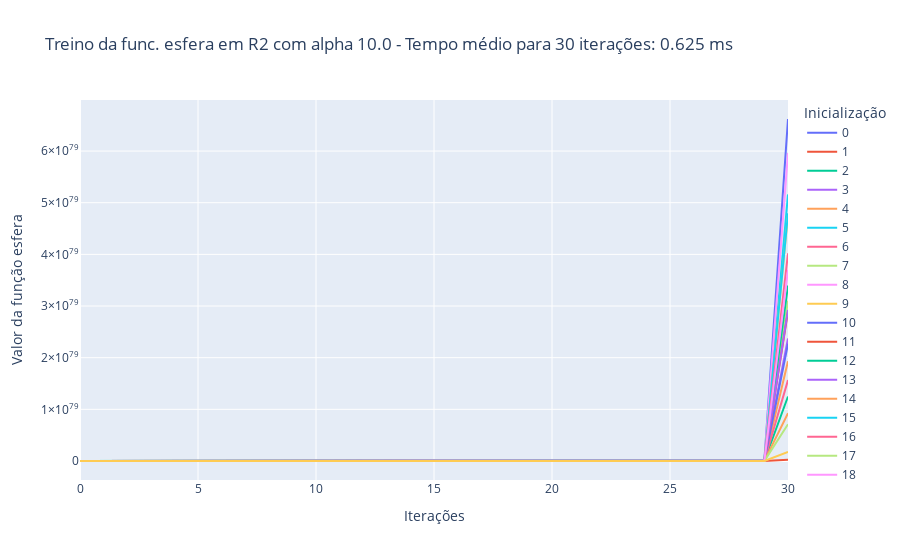

The code cell stored with this chart in its notebook:
### Markdown cell above
Caso 1.3: $\alpha$ = 10, treinamento por 30 iterações

### Code cell
treina_gradiente(1e1, 2, 'esfera', 30)

### Figure 1 — Plotly figure (JSON) as saved in the notebook; plotly's stock layout.template omitted (floating-point values rounded to 4 significant figures)
{"data": [{"hovertemplate": "variable=0<br>index=%{x}<br>value=%{y}<extra></extra>", "legendgroup": "0", "line": {"color": "#636efa", "dash": "solid"}, "marker": {"symbol": "circle"}, "mode": "lines", "name": "0", "orientation": "v", "showlegend": true, "type": "scatter", "x": [0, 1, 2, 3, 4, 5, 6, 7, 8, 9, 10, 11, 12, 13, 14, 15, 16, 17, 18, 19, 20, 21, 22, 23, 24, 25, 26, 27, 28, 29, 30], "xaxis": "x", "y": [1246.0, 450000.0, 162400000.0, 58640000000.0, 21170000000000.0, 7642055318565904, 2758781970002291700, 995920291170827500000, 3.595e+23, 1.298e+26, 4.685e+28, 1.691e+31, 6.106e+33, 2.204e+36, 7.957e+38, 2.873e+41, 1.037e+44, 3.744e+46, 1.351e+49, 4.879e+51, 1.761e+54, 6.358e+56, 2.295e+59, 8.286e+61, 2.991e+64, 1.08e+67, 3.898e+69, 1.407e+72, 5.08e+74, 1.834e+77, 6.62e+79], "yaxis": "y"}, {"hovertemplate": "variable=1<br>index=%{x}<br>value=%{y}<extra></extra>", "legendgroup": "1", "line": {"color": "#EF553B", "dash": "solid"}, "marker": {"symbol": "circle"}, "mode": "lines", "name": "1", "orientation": "v", "showlegend": true, "type": "scatter", "x": [0, 1, 2, 3, 4, 5, 6, 7, 8, 9, 10, 11, 12, 13, 14, 15, 16, 17, 18, 19, 20, 21, 22, 23, 24, 25, 26, 27, 28, 29, 30], "xaxis": "x", "y": [4.929, 1779.0, 642300.0, 231900000.0, 83710000000.0, 30220000000000.0, 10908856107456402, 3938097054791761400, 1.422e+21, 5.132e+23, 1.853e+26, 6.688e+28, 2.414e+31, 8.716e+33, 3.147e+36, 1.136e+39, 4.101e+41, 1.48e+44, 5.344e+46, 1.929e+49, 6.964e+51, 2.514e+54, 9.076e+56, 3.276e+59, 1.183e+62, 4.27e+64, 1.541e+67, 5.565e+69, 2.009e+72, 7.252e+74, 2.618e+77], "yaxis": "y"}, {"hovertemplate": "variable=2<br>index=%{x}<br>value=%{y}<extra></extra>", "legendgroup": "2", "line": {"color": "#00cc96", "dash": "solid"}, "marker": {"symbol": "circle"}, "mode": "lines", "name": "2", "orientation": "v", "showlegend": true, "type": "scatter", "x": [0, 1, 2, 3, 4, 5, 6, 7, 8, 9, 10, 11, 12, 13, 14, 15, 16, 17, 18, 19, 20, 21, 22, 23, 24, 25, 26, 27, 28, 29, 30], "xaxis": "x", "y": [235.2, 84900.0, 30650000.0, 11060000000.0, 3994000000000.0, 1441847875975726, 520507083227237100, 187903057045032600000, 6.783e+22, 2.449e+25, 8.84e+27, 3.191e+30, 1.152e+33, 4.159e+35, 1.501e+38, 5.42e+40, 1.957e+43, 7.063e+45, 2.55e+48, 9.205e+50, 3.323e+53, 1.2e+56, 4.331e+58, 1.563e+61, 5.644e+63, 2.037e+66, 7.355e+68, 2.655e+71, 9.585e+73, 3.46e+76, 1.249e+79], "yaxis": "y"}, {"hovertemplate": "variable=3<br>index=%{x}<br>value=%{y}<extra></extra>", "legendgroup": "3", "line": {"color": "#ab63fa", "dash": "solid"}, "marker": {"symbol": "circle"}, "mode": "lines", "name": "3", "orientation": "v", "showlegend": true, "type": "scatter", "x": [0, 1, 2, 3, 4, 5, 6, 7, 8, 9, 10, 11, 12, 13, 14, 15, 16, 17, 18, 19, 20, 21, 22, 23, 24, 25, 26, 27, 28, 29, 30], "xaxis": "x", "y": [446.5, 161200.0, 58180000.0, 21000000000.0, 7583000000000.0, 2737000000000000.0, 988180992347285600, 356733338237370100000, 1.288e+23, 4.649e+25, 1.678e+28, 6.059e+30, 2.187e+33, 7.896e+35, 2.85e+38, 1.029e+41, 3.715e+43, 1.341e+46, 4.841e+48, 1.748e+51, 6.309e+53, 2.277e+56, 8.222e+58, 2.968e+61, 1.071e+64, 3.868e+66, 1.396e+69, 5.041e+71, 1.82e+74, 6.569e+76, 2.371e+79], "yaxis": "y"}, {"hovertemplate": "variable=4<br>index=%{x}<br>value=%{y}<extra></extra>", "legendgroup": "4", "line": {"color": "#FFA15A", "dash": "solid"}, "marker": {"symbol": "circle"}, "mode": "lines", "name": "4", "orientation": "v", "showlegend": true, "type": "scatter", "x": [0, 1, 2, 3, 4, 5, 6, 7, 8, 9, 10, 11, 12, 13, 14, 15, 16, 17, 18, 19, 20, 21, 22, 23, 24, 25, 26, 27, 28, 29, 30], "xaxis": "x", "y": [363.8, 131300.0, 47410000.0, 17110000000.0, 6178011226221, 2230000000000000.0, 805124601012346900, 290649980965457230000, 1.049e+23, 3.788e+25, 1.367e+28, 4.936e+30, 1.782e+33, 6.433e+35, 2.322e+38, 8.384e+40, 3.026e+43, 1.093e+46, 3.944e+48, 1.424e+51, 5.14e+53, 1.856e+56, 6.699e+58, 2.418e+61, 8.73e+63, 3.151e+66, 1.138e+69, 4.107e+71, 1.483e+74, 5.352e+76, 1.932e+79], "yaxis": "y"}, {"hovertemplate": "variable=5<br>index=%{x}<br>value=%{y}<extra></extra>", "legendgroup": "5", "line": {"color": "#19d3f3", "dash": "solid"}, "marker": {"symbol": "circle"}, "mode": "lines", "name": "5", "orientation": "v", "showlegend": true, "type": "scatter", "x": [0, 1, 2, 3, 4, 5, 6, 7, 8, 9, 10, 11, 12, 13, 14, 15, 16, 17, 18, 19, 20, 21, 22, 23, 24, 25, 26, 27, 28, 29, 30], "xaxis": "x", "y": [971.4, 350700.0, 126600000.0, 45700000000.0, 16500000000000.0, 5955994212262774, 2150113910626861600, 776191121736297000000, 2.802e+23, 1.012e+26, 3.652e+28, 1.318e+31, 4.759e+33, 1.718e+36, 6.202e+38, 2.239e+41, 8.082e+43, 2.918e+46, 1.053e+49, 3.802e+51, 1.373e+54, 4.955e+56, 1.789e+59, 6.458e+61, 2.331e+64, 8.416e+66, 3.038e+69, 1.097e+72, 3.959e+74, 1.429e+77, 5.16e+79], "yaxis": "y"}, {"hovertemplate": "variable=6<br>index=%{x}<br>value=%{y}<extra></extra>", "legendgroup": "6", "line": {"color": "#FF6692", "dash": "solid"}, "marker": {"symbol": "circle"}, "mode": "lines", "name": "6", "orientation": "v", "showlegend": true, "type": "scatter", "x": [0, 1, 2, 3, 4, 5, 6, 7, 8, 9, 10, 11, 12, 13, 14, 15, 16, 17, 18, 19, 20, 21, 22, 23, 24, 25, 26, 27, 28, 29, 30], "xaxis": "x", "y": [294.8, 106400.0, 38420000.0, 13870000000.0, 5007000000000.0, 1808000000000000.0, 652574722857707000, 235579474951632220000, 8.504e+22, 3.07e+25, 1.108e+28, 4.001e+30, 1.444e+33, 5.214e+35, 1.882e+38, 6.795e+40, 2.453e+43, 8.855e+45, 3.197e+48, 1.154e+51, 4.166e+53, 1.504e+56, 5.429e+58, 1.96e+61, 7.076e+63, 2.554e+66, 9.221e+68, 3.329e+71, 1.202e+74, 4.338e+76, 1.566e+79], "yaxis": "y"}, {"hovertemplate": "variable=7<br>index=%{x}<br>value=%{y}<extra></extra>", "legendgroup": "7", "line": {"color": "#B6E880", "dash": "solid"}, "marker": {"symbol": "circle"}, "mode": "lines", "name": "7", "orientation": "v", "showlegend": true, "type": "scatter", "x": [0, 1, 2, 3, 4, 5, 6, 7, 8, 9, 10, 11, 12, 13, 14, 15, 16, 17, 18, 19, 20, 21, 22, 23, 24, 25, 26, 27, 28, 29, 30], "xaxis": "x", "y": [584.2, 210900.0, 76130000.0, 27480000000.0, 9922000000000.0, 3582000000000000.0, 1292986051051395600, 466767964429553900000, 1.685e+23, 6.083e+25, 2.196e+28, 7.927e+30, 2.862e+33, 1.033e+36, 3.73e+38, 1.346e+41, 4.86e+43, 1.755e+46, 6.334e+48, 2.287e+51, 8.255e+53, 2.98e+56, 1.076e+59, 3.883e+61, 1.402e+64, 5.061e+66, 1.827e+69, 6.595e+71, 2.381e+74, 8.595e+76, 3.103e+79], "yaxis": "y"}, {"hovertemplate": "variable=8<br>index=%{x}<br>value=%{y}<extra></extra>", "legendgroup": "8", "line": {"color": "#FF97FF", "dash": "solid"}, "marker": {"symbol": "circle"}, "mode": "lines", "name": "8", "orientation": "v", "showlegend": true, "type": "scatter", "x": [0, 1, 2, 3, 4, 5, 6, 7, 8, 9, 10, 11, 12, 13, 14, 15, 16, 17, 18, 19, 20, 21, 22, 23, 24, 25, 26, 27, 28, 29, 30], "xaxis": "x", "y": [1123.0, 405300.0, 146300000.0, 52810000000.0, 19070000000000.0, 6882817364562956, 2484697068607227400, 896975641767209100000, 3.238e+23, 1.169e+26, 4.22e+28, 1.523e+31, 5.499e+33, 1.985e+36, 7.167e+38, 2.587e+41, 9.34e+43, 3.372e+46, 1.217e+49, 4.394e+51, 1.586e+54, 5.726e+56, 2.067e+59, 7.463e+61, 2.694e+64, 9.725e+66, 3.511e+69, 1.267e+72, 4.575e+74, 1.652e+77, 5.963e+79], "yaxis": "y"}, {"hovertemplate": "variable=9<br>index=%{x}<br>value=%{y}<extra></extra>", "legendgroup": "9", "line": {"color": "#FECB52", "dash": "solid"}, "marker": {"symbol": "circle"}, "mode": "lines", "name": "9", "orientation": "v", "showlegend": true, "type": "scatter", "x": [0, 1, 2, 3, 4, 5, 6, 7, 8, 9, 10, 11, 12, 13, 14, 15, 16, 17, 18, 19, 20, 21, 22, 23, 24, 25, 26, 27, 28, 29, 30], "xaxis": "x", "y": [899.4, 324700.0, 117200000.0, 42310000000.0, 15270000000000.0, 5514011209997330, 1990558046809035800, 718591454898061800000, 2.594e+23, 9.365e+25, 3.381e+28, 1.22e+31, 4.406e+33, 1.59e+36, 5.742e+38, 2.073e+41, 7.483e+43, 2.701e+46, 9.751e+48, 3.52e+51, 1.271e+54, 4.588e+56, 1.656e+59, 5.979e+61, 2.158e+64, 7.791e+66, 2.813e+69, 1.015e+72, 3.666e+74, 1.323e+77, 4.777e+79], "yaxis": "y"}, {"hovertemplate": "variable=10<br>index=%{x}<br>value=%{y}<extra></extra>", "legendgroup": "10", "line": {"color": "#636efa", "dash": "solid"}, "marker": {"symbol": "circle"}, "mode": "lines", "name": "10", "orientation": "v", "showlegend": true, "type": "scatter", "x": [0, 1, 2, 3, 4, 5, 6, 7, 8, 9, 10, 11, 12, 13, 14, 15, 16, 17, 18, 19, 20, 21, 22, 23, 24, 25, 26, 27, 28, 29, 30], "xaxis": "x", "y": [426.9, 154100.0, 55630000.0, 20080000000.0, 7250000000000.0, 2617202288519361, 944810026155489500, 341076419442131700000, 1.231e+23, 4.445e+25, 1.605e+28, 5.793e+30, 2.091e+33, 7.549e+35, 2.725e+38, 9.838e+40, 3.552e+43, 1.282e+46, 4.628e+48, 1.671e+51, 6.032e+53, 2.177e+56, 7.861e+58, 2.838e+61, 1.024e+64, 3.698e+66, 1.335e+69, 4.819e+71, 1.74e+74, 6.281e+76, 2.267e+79], "yaxis": "y"}, {"hovertemplate": "variable=11<br>index=%{x}<br>value=%{y}<extra></extra>", "legendgroup": "11", "line": {"color": "#EF553B", "dash": "solid"}, "marker": {"symbol": "circle"}, "mode": "lines", "name": "11", "orientation": "v", "showlegend": true, "type": "scatter", "x": [0, 1, 2, 3, 4, 5, 6, 7, 8, 9, 10, 11, 12, 13, 14, 15, 16, 17, 18, 19, 20, 21, 22, 23, 24, 25, 26, 27, 28, 29, 30], "xaxis": "x", "y": [545.9, 197100.0, 71140000.0, 25680000000.0, 9271000000000.0, 3347000000000000.0, 1208148308468527900, 436141539357138550000, 1.574e+23, 5.684e+25, 2.052e+28, 7.407e+30, 2.674e+33, 9.653e+35, 3.485e+38, 1.258e+41, 4.541e+43, 1.639e+46, 5.918e+48, 2.137e+51, 7.713e+53, 2.784e+56, 1.005e+59, 3.629e+61, 1.31e+64, 4.729e+66, 1.707e+69, 6.163e+71, 2.225e+74, 8.031e+76, 2.899e+79], "yaxis": "y"}, {"hovertemplate": "variable=12<br>index=%{x}<br>value=%{y}<extra></extra>", "legendgroup": "12", "line": {"color": "#00cc96", "dash": "solid"}, "marker": {"symbol": "circle"}, "mode": "lines", "name": "12", "orientation": "v", "showlegend": true, "type": "scatter", "x": [0, 1, 2, 3, 4, 5, 6, 7, 8, 9, 10, 11, 12, 13, 14, 15, 16, 17, 18, 19, 20, 21, 22, 23, 24, 25, 26, 27, 28, 29, 30], "xaxis": "x", "y": [639.5, 230900.0, 83340000.0, 30090000000.0, 10860000000000.0, 3920896459575673, 1415443621906817800, 510975147508361300000, 1.845e+23, 6.659e+25, 2.404e+28, 8.678e+30, 3.133e+33, 1.131e+36, 4.083e+38, 1.474e+41, 5.321e+43, 1.921e+46, 6.934e+48, 2.503e+51, 9.036e+53, 3.262e+56, 1.178e+59, 4.251e+61, 1.535e+64, 5.54e+66, 2e+69, 7.22e+71, 2.606e+74, 9.409e+76, 3.397e+79], "yaxis": "y"}, {"hovertemplate": "variable=13<br>index=%{x}<br>value=%{y}<extra></extra>", "legendgroup": "13", "line": {"color": "#ab63fa", "dash": "solid"}, "marker": {"symbol": "circle"}, "mode": "lines", "name": "13", "orientation": "v", "showlegend": true, "type": "scatter", "x": [0, 1, 2, 3, 4, 5, 6, 7, 8, 9, 10, 11, 12, 13, 14, 15, 16, 17, 18, 19, 20, 21, 22, 23, 24, 25, 26, 27, 28, 29, 30], "xaxis": "x", "y": [551.0, 198900.0, 71800000.0, 25920000000.0, 9358000000000.0, 3378000000000000.0, 1219485931019787800, 440234421098143400000, 1.589e+23, 5.737e+25, 2.071e+28, 7.477e+30, 2.699e+33, 9.744e+35, 3.518e+38, 1.27e+41, 4.584e+43, 1.655e+46, 5.974e+48, 2.157e+51, 7.785e+53, 2.811e+56, 1.015e+59, 3.663e+61, 1.322e+64, 4.773e+66, 1.723e+69, 6.221e+71, 2.246e+74, 8.107e+76, 2.927e+79], "yaxis": "y"}, {"hovertemplate": "variable=14<br>index=%{x}<br>value=%{y}<extra></extra>", "legendgroup": "14", "line": {"color": "#FFA15A", "dash": "solid"}, "marker": {"symbol": "circle"}, "mode": "lines", "name": "14", "orientation": "v", "showlegend": true, "type": "scatter", "x": [0, 1, 2, 3, 4, 5, 6, 7, 8, 9, 10, 11, 12, 13, 14, 15, 16, 17, 18, 19, 20, 21, 22, 23, 24, 25, 26, 27, 28, 29, 30], "xaxis": "x", "y": [174.5, 62980.0, 22740000.0, 8208000000.0, 2963000000000.0, 1070000000000000.0, 386158351001951900, 139403164711704660000, 5.032e+22, 1.817e+25, 6.558e+27, 2.368e+30, 8.547e+32, 3.085e+35, 1.114e+38, 4.021e+40, 1.452e+43, 5.24e+45, 1.892e+48, 6.829e+50, 2.465e+53, 8.9e+55, 3.213e+58, 1.16e+61, 4.187e+63, 1.511e+66, 5.456e+68, 1.97e+71, 7.111e+73, 2.567e+76, 9.267e+78], "yaxis": "y"}, {"hovertemplate": "variable=15<br>index=%{x}<br>value=%{y}<extra></extra>", "legendgroup": "15", "line": {"color": "#19d3f3", "dash": "solid"}, "marker": {"symbol": "circle"}, "mode": "lines", "name": "15", "orientation": "v", "showlegend": true, "type": "scatter", "x": [0, 1, 2, 3, 4, 5, 6, 7, 8, 9, 10, 11, 12, 13, 14, 15, 16, 17, 18, 19, 20, 21, 22, 23, 24, 25, 26, 27, 28, 29, 30], "xaxis": "x", "y": [902.9, 326000.0, 117700000.0, 42480000000.0, 15330000000000.0, 5535934229216330, 1998472256747094300, 721448484685700900000, 2.604e+23, 9.402e+25, 3.394e+28, 1.225e+31, 4.423e+33, 1.597e+36, 5.764e+38, 2.081e+41, 7.512e+43, 2.712e+46, 9.79e+48, 3.534e+51, 1.276e+54, 4.606e+56, 1.663e+59, 6.002e+61, 2.167e+64, 7.822e+66, 2.824e+69, 1.019e+72, 3.68e+74, 1.329e+77, 4.796e+79], "yaxis": "y"}, {"hovertemplate": "variable=16<br>index=%{x}<br>value=%{y}<extra></extra>", "legendgroup": "16", "line": {"color": "#FF6692", "dash": "solid"}, "marker": {"symbol": "circle"}, "mode": "lines", "name": "16", "orientation": "v", "showlegend": true, "type": "scatter", "x": [0, 1, 2, 3, 4, 5, 6, 7, 8, 9, 10, 11, 12, 13, 14, 15, 16, 17, 18, 19, 20, 21, 22, 23, 24, 25, 26, 27, 28, 29, 30], "xaxis": "x", "y": [756.7, 273200.0, 98620000.0, 35600000000.0, 12850000000000.0, 4639537253339074, 1674872948455405600, 604629134392401500000, 2.183e+23, 7.88e+25, 2.845e+28, 1.027e+31, 3.707e+33, 1.338e+36, 4.831e+38, 1.744e+41, 6.296e+43, 2.273e+46, 8.205e+48, 2.962e+51, 1.069e+54, 3.86e+56, 1.393e+59, 5.03e+61, 1.816e+64, 6.556e+66, 2.367e+69, 8.543e+71, 3.084e+74, 1.113e+77, 4.019e+79], "yaxis": "y"}, {"hovertemplate": "variable=17<br>index=%{x}<br>value=%{y}<extra></extra>", "legendgroup": "17", "line": {"color": "#B6E880", "dash": "solid"}, "marker": {"symbol": "circle"}, "mode": "lines", "name": "17", "orientation": "v", "showlegend": true, "type": "scatter", "x": [0, 1, 2, 3, 4, 5, 6, 7, 8, 9, 10, 11, 12, 13, 14, 15, 16, 17, 18, 19, 20, 21, 22, 23, 24, 25, 26, 27, 28, 29, 30], "xaxis": "x", "y": [134.0, 48370.0, 17460000.0, 6303000000.0, 2276000000000.0, 821460142070712, 296547111287527040, 107053507174797210000, 3.865e+22, 1.395e+25, 5.036e+27, 1.818e+30, 6.564e+32, 2.369e+35, 8.554e+37, 3.088e+40, 1.115e+43, 4.024e+45, 1.453e+48, 5.244e+50, 1.893e+53, 6.834e+55, 2.467e+58, 8.907e+60, 3.215e+63, 1.161e+66, 4.19e+68, 1.513e+71, 5.461e+73, 1.971e+76, 7.117e+78], "yaxis": "y"}, {"hovertemplate": "variable=18<br>index=%{x}<br>value=%{y}<extra></extra>", "legendgroup": "18", "line": {"color": "#FF97FF", "dash": "solid"}, "marker": {"symbol": "circle"}, "mode": "lines", "name": "18", "orientation": "v", "showlegend": true, "type": "scatter", "x": [0, 1, 2, 3, 4, 5, 6, 7, 8, 9, 10, 11, 12, 13, 14, 15, 16, 17, 18, 19, 20, 21, 22, 23, 24, 25, 26, 27, 28, 29, 30], "xaxis": "x", "y": [696.9, 251600.0, 90820000.0, 32790000000.0, 11840000000000.0, 4272845254978176, 1542497137047121400, 556841466474010900000, 2.01e+23, 7.257e+25, 2.62e+28, 9.457e+30, 3.414e+33, 1.232e+36, 4.449e+38, 1.606e+41, 5.798e+43, 2.093e+46, 7.556e+48, 2.728e+51, 9.847e+53, 3.555e+56, 1.283e+59, 4.633e+61, 1.672e+64, 6.038e+66, 2.18e+69, 7.868e+71, 2.84e+74, 1.025e+77, 3.702e+79], "yaxis": "y"}, {"hovertemplate": "variable=19<br>index=%{x}<br>value=%{y}<extra></extra>", "legendgroup": "19", "line": {"color": "#FECB52", "dash": "solid"}, "marker": {"symbol": "circle"}, "mode": "lines", "name": "19", "orientation": "v", "showlegend": true, "type": "scatter", "x": [0, 1, 2, 3, 4, 5, 6, 7, 8, 9, 10, 11, 12, 13, 14, 15, 16, 17, 18, 19, 20, 21, 22, 23, 24, 25, 26, 27, 28, 29, 30], "xaxis": "x", "y": [32.85, 11860.0, 4281000.0, 1545000000.0, 557900000000.0, 201400000000000.0, 72700016689561040, 26244706024931537000, 9.474e+21, 3.42e+24, 1.235e+27, 4.457e+29, 1.609e+32, 5.809e+34, 2.097e+37, 7.57e+39, 2.733e+42, 9.865e+44, 3.561e+47, 1.286e+50, 4.641e+52, 1.675e+55, 6.049e+57, 2.184e+60, 7.883e+62, 2.846e+65, 1.027e+68, 3.708e+70, 1.339e+73, 4.833e+75, 1.745e+78], "yaxis": "y"}], "layout": {"legend": {"title": {"text": "Inicialização"}, "tracegroupgap": 0}, "title": {"text": "Treino da func. esfera em R2 com alpha 10.0 - Tempo médio para 30 iterações: 0.625 ms"}, "xaxis": {"anchor": "y", "domain": [0, 1], "title": {"text": "Iterações"}}, "yaxis": {"anchor": "x", "domain": [0, 1], "title": {"text": "Valor da função esfera"}}}}
